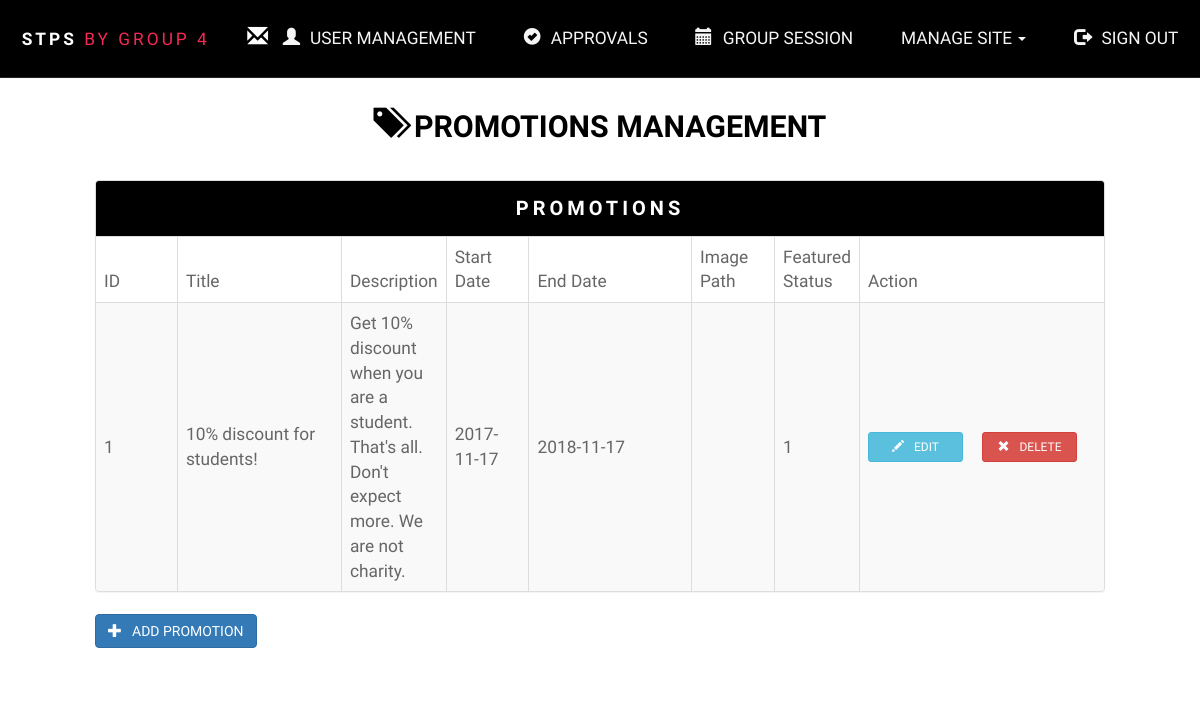
The page /administrator/promo-management.php (signed in) on the database as committed earlier.
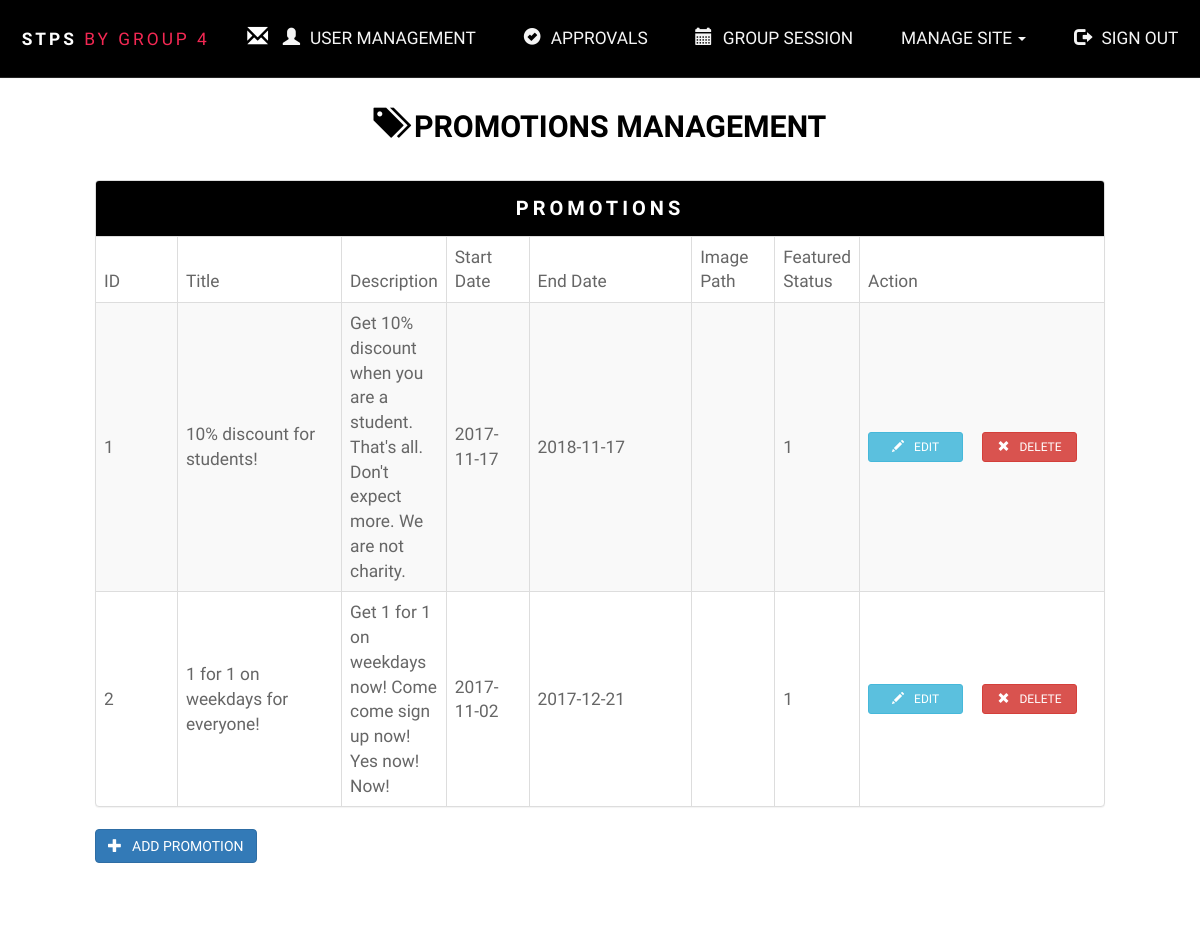
The same page on the database as committed later.
### tables this page shows
CREATE TABLE IF NOT EXISTS `promotions` (
  `id` int(11) NOT NULL,
  `title` varchar(255) NOT NULL,
  `description` varchar(255) NOT NULL,
  `startDate` date NOT NULL,
  `endDate` date NOT NULL,
  `imagePath` varchar(255) NOT NULL,
  `featuredStatus` int(1) NOT NULL
);

### administrator/loadPromo.php (the view)
<?php
function getCurrentPromotions() {
    require('../database/dbconfig.php');
    $sql = "SELECT * FROM promotions";
    $req = $conn->prepare($sql);
    $req->execute();
    $rows = $req->fetchAll();
    if (!empty($rows)) {
        foreach ($rows as $row):
            $id = $row['id'];
            $title = $row['title'];
            $description = $row['description'];
            $imagePath = $row['imagePath'];
            $featuredStatus = $row['featuredStatus'];
            $startDate = $row['startDate'];
            $endDate = $row['endDate'];
            echo "<tr>";
            echo "<td class=\"col-md-1\">$id</td>";
            echo "<td class=\"col-md-2\">$title</td>";
            echo "<td class=\"col-md-1\">$description</td>";
            echo "<td class=\"col-md-1\">$startDate</td>";
            echo "<td class=\"col-md-2\">$endDate</td>";
            echo "<td class=\"col-md-1\">$imagePath</td>";
            echo "<td class=\"col-md-1\">$featuredStatus</td>";
            echo "<td class=\"col-md-3 padding-l15-r15\" >";
            echo "<a data-toggle=\"modal\" data-target=\"#editPromoModal\" onclick=\"setEditPromo('$id', '$title','$description', '$startDate', '$endDate', '$imagePath', '$featuredStatus')\" class=\"btn btn-info btn-sm col-md-5\"><span class=\"glyphicon glyphicon-pencil icon-space\"></span>EDIT</a>";
            echo "<a data-toggle=\"modal\" data-target=\"#deletePromoModal\" onclick=\"setDeletePromo('promotions', '$id', '$title')\" class=\"btn btn-danger btn-sm col-md-offset-1 col-md-5\"><span class=\"glyphicon glyphicon-remove icon-space\"></span>DELETE</a>";
            echo "</td></tr>";
        endforeach;
    }
    else {
        echo "<tr><td colspan = \"12\" style=\"text-align:center;\">";
        echo "No promotions found";
        echo "</td></tr>";
    }
}

Rows that differ between the two databases and show on the page:
added promotions: id "2", title "1 for 1 on weekdays for everyone!", description "Get 1 for 1 on weekdays now! Come come sign up now! Yes now! Now!", startDate "2017-11-02", endDate "2017-12-21", featuredStatus "1"
